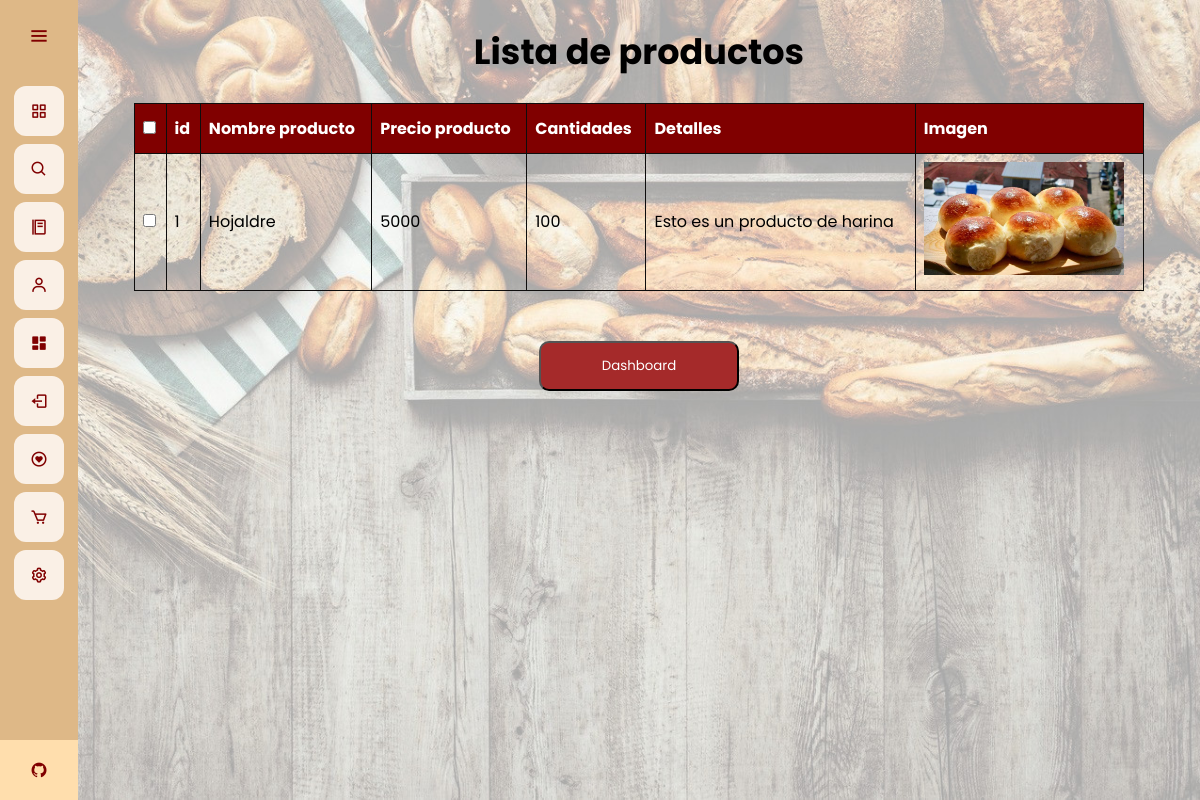
The page /admin-dash/lista-productos (signed in) on the database as committed earlier.
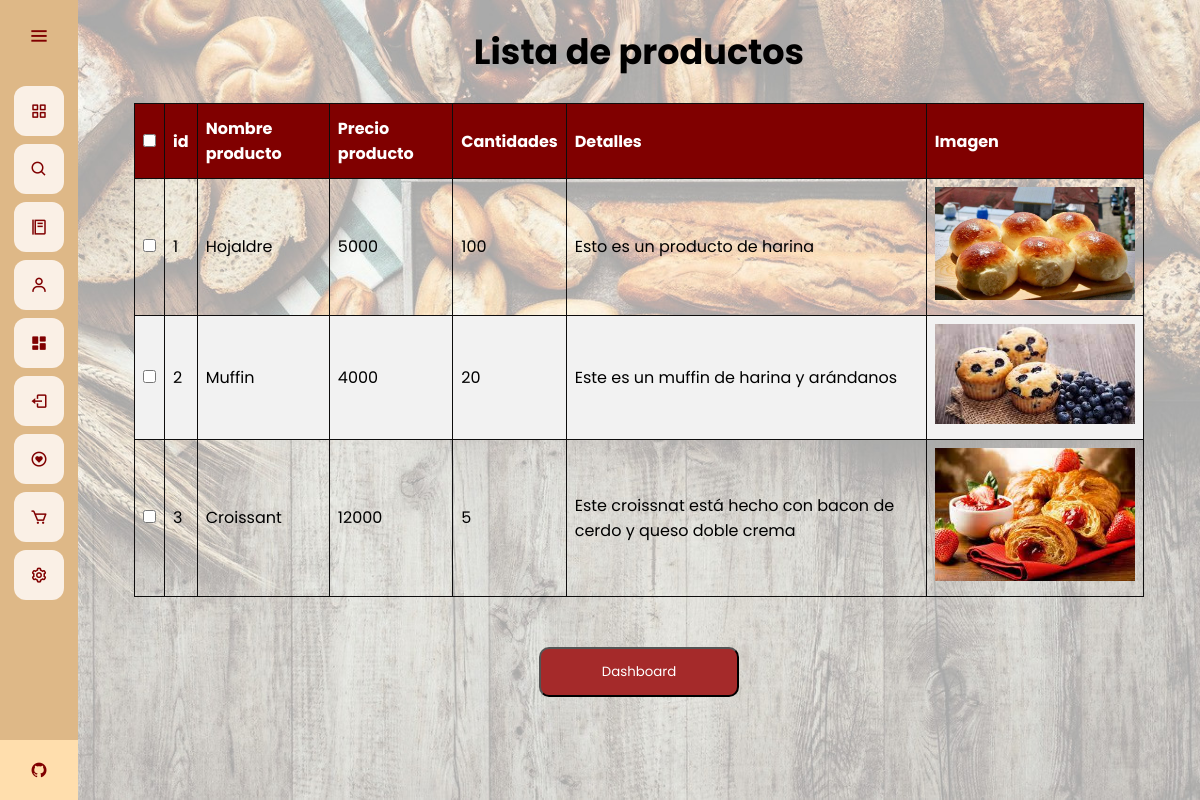
The same page on the database as committed later.
### app.py (models this page shows)
class Products(database.Model):
	id = database.Column(database.Integer, primary_key=True)
	productname = database.Column(database.String(30), nullable=False, unique=True)
	price = database.Column(database.Integer, nullable=False)
	quantity = database.Column(database.Integer, nullable=False)
	score = database.Column(database.Integer, nullable=False)
	details = database.Column(database.String(1000))
	image_prod = database.Column(database.String(40), nullable=False, default='pan.jpg')

### app.py (the view)
@app.route("/admin-dash/lista-productos")
@login_required
def lista_producto():
	if current_user.username == "SuperAdmin":
		products = Products.query.filter().all()
		return render_template("listproducts.html", products = products)
	else:
		return redirect(url_for('home'))

### app.py (called while the page is built)
@login_manager.user_loader
def load_user(user_id):
	return User.query.get(int(user_id))

@app.before_request
def make_session_permanent():
    session.permanent = True

### templates/listproducts.html (shortened to what this page needs)
{% extends 'base.html' %}
{% block style %}
<link rel="stylesheet" href="{{ url_for('static', filename='css/style_listproduct.css') }}">
{% endblock %}
{% block content %}
<br>
<h1 class="title">
    Lista de productos
</h1>
<br>
<div class="container">
    <table id="tableu" class="tableu" style="width: 90%">
        <thead>
            <tr>
                <th>
                    <input type="checkbox" onclick="checkAll(this)">
                </th>
                <th>id</th>
                <th>Nombre producto</th>
                <th>Precio producto</th>
                <th>Cantidades</th>
                <th>Detalles</th>
                <th>Imagen</th>
            </tr>
        </thead>
        <br>
        <tbody>
            {% for product in products %}
            <tr>
                <td><input type="checkbox" name="user"></td>
                <td>{{ product.id }}</td>
                <td>{{ product.productname }}</td>
                <td>{{ product.price }}</td>
                <td>{{ product.quantity }}</td>
                <td>{{ product.details }}</td>
                <td><img src="{{ url_for('static', filename='images_plates/'+product.image_prod) }}" alt=""></td>
            </tr>
            {% endfor %}
        </tbody>
    </table>
</div>
<br>
<br>
<div class="other">
    <a href="{{url_for('dashboard')}}">
        <button type="button" class="buttond">
            Dashboard
        </button>
    </a>
</div>
{% endblock %}

### templates/base.html (shortened to what this page needs)
<!DOCTYPE html>
<html>
<head>
	<link rel="stylesheet" href="{{ url_for('static', filename='css/style_base.css') }}">
  {% block style %}
  {% endblock %}
  <link href='https://unpkg.com/boxicons@2.0.7/css/boxicons.min.css' rel='stylesheet'>
</head>
<body>
	<div class="sidebar">
    <div class="logo-details">
        <i class='bx bx-menu' id="btn" ></i>
    </div>
    <ul class="nav-list">
      <li>
        <a href="{{ url_for('home') }}">
          <i class='bx bx-grid-alt'></i>
        </a>
      </li>
      <li>
        <a href="{{ url_for('busqueda') }}">
          <i class='bx bx-search'></i>
        </a>
      </li>
      <li>
        <a href="{{ url_for('menu') }}">
          <i class='bx bx-food-menu' ></i>
        </a>
      </li>
      {% if current_user.is_authenticated %}
      <li>
        <a href="{{ url_for('perfil_usuario') }}">
          <i class='bx bx-user' ></i>
        </a>
      </li>
      {% if current_user.username == "SuperAdmin" %}
      <li>
        <a href="{{ url_for('dashboard') }}">
          <i class='bx bxs-dashboard'></i>
        </a>
      </li>
      {% endif %}
      <li>
        <a href="{{ url_for('cerrar_sesion') }}">
          <i class='bx bx-log-out'></i>
        </a>
      </li>
      {% endif %}
      <li>
        <a href="{{ url_for('lista') }}">
          <i class='bx bx-heart-circle'></i>
        </a>
      </li>
      <li>
        <a href="{{ url_for('carrito') }}">
          <i class='bx bx-cart' ></i>
        </a>
      </li>
      <li>
        <a href="{{ url_for('ajustes') }}">
          <i class='bx bx-cog' ></i>
        </a>
      </li>
      <li class="profile">
          <div class="profile-details">
              <div class="name_job">
                <div class="name">Grupo 4</div>
                <div class="uni">Uninorte-Mintic</div>
              </div>
          </div>
          <a href="https://github.com/Viinky-Kevs/ProyectoAppWeb" target="_blank">
            <i class='bx bxl-github' id="github" ></i>
          </a>
      </li>
    </ul>
  </div>
  <section class="home-section">
  	{% block content %}
  	{% endblock %}
  </section>
</body>
</html>

### static/css/style_base.css (style rules this page uses)
* { margin: 0; padding: 0; box-sizing: border-box; font-family: "Poppins" , sans-serif; }
.sidebar { position: fixed; left: 0; top: 0; height: 100%; width: 78px; background: #DEB887; padding: 6px 14px; z-index: 99; transition: all 0.5s ease; }
.sidebar .logo-details { height: 60px; display: flex; align-items: center; position: relative; }
.sidebar .logo-details #btn { position: absolute; top: 50%; right: 0; transform: translateY(-50%); font-size: 22px; transition: all 0.4s ease; font-size: 23px; text-align: center; cursor: pointer; transition: all 0.5s ease; }
.sidebar i { color: #800000; height: 60px; min-width: 50px; font-size: 28px; text-align: center; line-height: 60px; }
.sidebar .nav-list { margin-top: 20px; height: 100%; }
.sidebar li { position: relative; margin: 8px 0; list-style: none; }
.sidebar li a { display: flex; height: 100%; width: 100%; border-radius: 12px; align-items: center; text-decoration: none; transition: all 0.4s ease; background: #FAF0E6; }
.sidebar li i { height: 50px; line-height: 50px; font-size: 18px; border-radius: 12px; }
.sidebar li.profile { position: fixed; height: 60px; width: 78px; left: 0; bottom: -8px; padding: 10px 14px; background: #FFDEAD; transition: all 0.5s ease; overflow: hidden; }
.sidebar li .profile-details { display: flex; align-items: center; flex-wrap: nowrap; }
.sidebar li.profile .name, .sidebar li.profile .uni { font-size: 15px; font-weight: 400; color: #800000; white-space: nowrap; }
.sidebar li.profile .uni { font-size: 12px; }
.sidebar .profile #github { position: absolute; top: 50%; right: 0; transform: translateY(-50%); background: #FFDEAD; width: 100%; height: 60px; line-height: 60px; border-radius: 0px; transition: all 0.5s ease; }
.home-section { position: relative; min-height: 100vh; top: 0; left: 78px; width: calc(100% - 78px); transition: all 0.5s ease; z-index: 2; background-attachment: fixed; background-size: cover; background-repeat: no-repeat; background-image: url(/static/images/wallpaper.jpg); }

### static/css/style_listproduct.css (style rules this page uses)
.title { text-align: center; font-size: 35px; }
.container { display: flex; justify-content: center; align-items: center; }
#tableu { font-family: Arial, Helvetica, sans-serif; border-collapse: collapse; width: 100%; }
#tableu td, #tableu th { border: 1px solid rgb(14, 13, 13); padding: 8px; }
#tableu tr:nth-child(even) { background-color: #f2f2f2; }
#tableu th { padding-top: 12px; padding-bottom: 12px; text-align: left; background-color: #800000; color: white; }
.other { display: flex; justify-content: center; align-items: center; }
.buttond { width: 200px; height: 50px; color: white; background-color: brown; border-radius: 10px; cursor: pointer; }
img { width: 200px; }

Rows that differ between the two databases and show on the page:
added Products: id "2", productname "Muffin", price "4000", quantity "20", details "Este es un muffin de harina y arándanos", image_prod (picture)
added Products: id "3", productname "Croissant", price "12000", quantity "5", details "Este croissnat está hecho con bacon de cerdo y queso doble crema", image_prod (picture)
